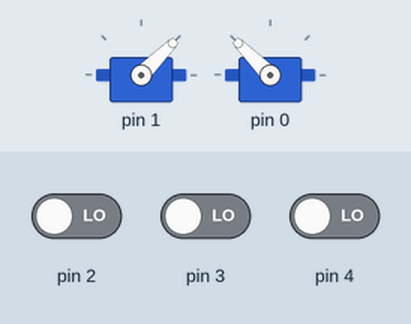
This sketch was run on a simulated Arduino Uno, built with avr-gcc and run on an emulated ATmega328P. Parts: 2 × servo. Inputs (shaded band) come from the test bench; at power-on: pin 2 LOW, pin 3 LOW, pin 4 LOW.

Above: at 1.2 s.
1.3 s: pin 2 driven HIGH
At 1.7 s:
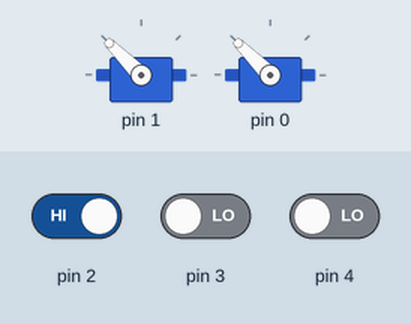
4.3 s: pin 3 driven HIGH
At 4.7 s:
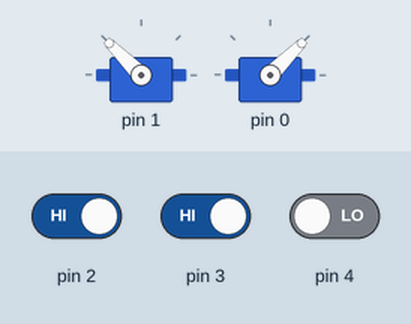
7.3 s: pin 2 driven LOW
At 7.8 s:
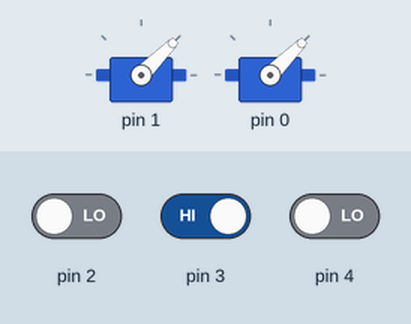
10.3 s: pin 3 driven LOW
At 10.9 s:
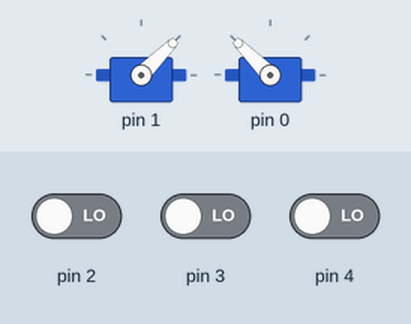
Timing chart, 0 to 12.9 s (numbered marks = the images above; inputs shaded):
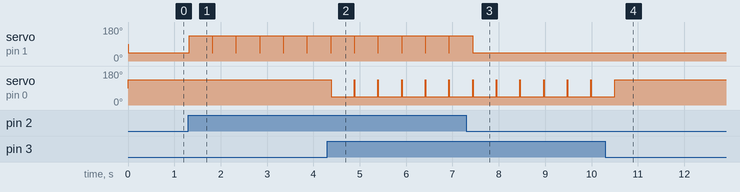

Measured:
- after the input at 1.3 s, servo on pin 1: alternates 135° for 0.50 s and 45° for 0.01 s, starting at once
- after the input at 4.3 s, servo on pin 0: alternates 135° for 0.01 s and 45° for 0.50 s, starting after 0.08 s
- after the input at 7.3 s, servo on pin 1: goes on until 7.4 s, then stays 45°
- after the input at 10.3 s, servo on pin 0: goes on until 10.5 s, then stays 135°

The sketch:

Tabletop_robot.ino
```cpp
#include <Servo.h>
const byte rightSensorPin = PB3;
const byte leftSensorPin = PB2;
const byte backSensorPin = PB4;

Servo rightservo;
Servo leftservo;
byte pos1 = 0;
byte pos2 = 0;
byte rightSensorReading = 0;
byte leftSensorReading = 0;
byte backSensorReading = 0;
void setup()
// put your setup code here, to run once:
{
  rightservo.attach(PB1);
  leftservo.attach(PB0);
  pinMode(leftSensorPin, INPUT);
  pinMode(rightSensorPin, INPUT);
  pinMode(backSensorPin, INPUT);
}
void normalmove()
{
  pos1 = 45;
  pos2 = 135;
  rightservo.write(pos1);
  leftservo.write(pos2);
}
void loop()
{
  leftSensorReading = digitalRead(leftSensorPin);
  rightSensorReading = digitalRead(rightSensorPin);
  backSensorReading = digitalRead(backSensorPin);
  delay(10);
  if (!rightSensorReading && !leftSensorReading) {
    normalmove();
  }
  else if (rightSensorReading && leftSensorReading && !backSensorReading) {
    pos1 = 135;
    pos2 = 45;
    rightservo.write(pos1);
    leftservo.write(pos2);
    delay(500);
    normalmove();
  }
  else if (rightSensorReading && !leftSensorReading) {
    pos2 = 45;
    pos1 = 45;
    rightservo.write(pos1);
    leftservo.write(pos2);
    delay(500);
    normalmove();

  }
  else if (!rightSensorReading && leftSensorReading) {
    pos2 = 135;
    pos1 = 135;
    rightservo.write(pos1);
    leftservo.write(pos2);
    delay(500);
    normalmove();
  }
  else if (rightSensorReading && leftSensorReading && backSensorReading)
  {
    pos1 = 45;
    pos2 = 135;
    rightservo.write(pos1);
    leftservo.write(pos2);
    normalmove();
  }
  rightservo.write(pos1);
  leftservo.write(pos2);
}
```
